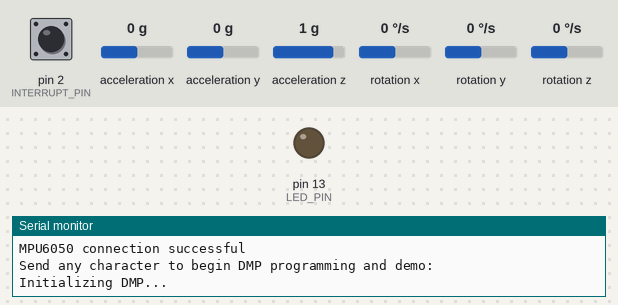
A sketch run on a simulated Arduino Uno, built with avr-gcc and run on an emulated ATmega328P. On the bench: output pins drawn as LEDs (lit = HIGH), the last lines printed to the serial monitor. The test bench sets the inputs (shaded band); at power-on: acceleration x 0 g, acceleration y 0 g, pin 2 (INTERRUPT_PIN) LOW, acceleration z 1 g, rotation x 0 °/s, rotation y 0 °/s, rotation z 0 °/s. The sensor or clock chip raises its interrupt line as the real part does.

Above: at 0.1 s.
At 0.53 s:
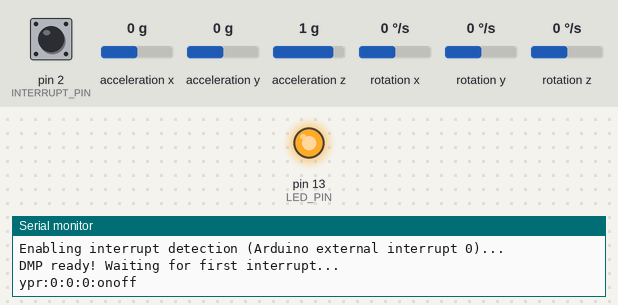
At 1.7 s:
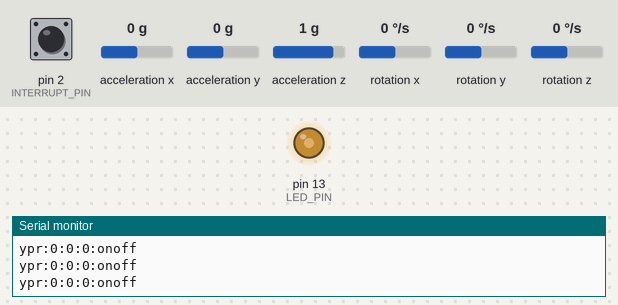
1.8 s: acceleration x set to -1.4 g
4.8 s: acceleration y set to -1.4 g
Timing chart, 0 to 7.8 s (numbered marks = the images above; inputs shaded):
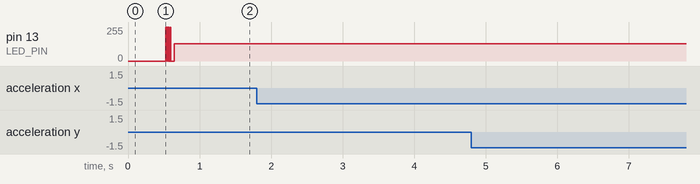

The sketch:

ino.ino
```cpp
#include "I2Cdev.h"
#include "MPU6050_6Axis_MotionApps20.h"
#include "Wire.h"
MPU6050 mpu;
#define OUTPUT_READABLE_YAWPITCHROLL
#define INTERRUPT_PIN 2  // use pin 2 on Arduino Uno & most boards
#define LED_PIN 13 // (Arduino is 13, Teensy is 11, Teensy++ is 6)
bool blinkState = false;
bool dmpReady = false;  // set true if DMP init was successful
uint8_t mpuIntStatus;   // holds actual interrupt status byte from MPU
uint8_t devStatus;      // return status after each device operation (0 = success, !0 = error)
uint16_t packetSize;    // expected DMP packet size (default is 42 bytes)
uint16_t fifoCount;     // count of all bytes currently in FIFO
uint8_t fifoBuffer[64]; // FIFO storage buffer
Quaternion q;           // [w, x, y, z]         quaternion container
VectorInt16 aa;         // [x, y, z]            accel sensor measurements
VectorInt16 aaReal;     // [x, y, z]            gravity-free accel sensor measurements
VectorInt16 aaWorld;    // [x, y, z]            world-frame accel sensor measurements
VectorFloat gravity;    // [x, y, z]            gravity vector
float euler[3];         // [psi, theta, phi]    Euler angle container
float ypr[3];           // [yaw, pitch, roll]   yaw/pitch/roll container and gravity vector
uint8_t teapotPacket[14] = { '$', 0x02, 0,0, 0,0, 0,0, 0,0, 0x00, 0x00, '\r', '\n' };
volatile bool mpuInterrupt = false;     // indicates whether MPU interrupt pin has gone high
void dmpDataReady() {
  mpuInterrupt = true;
}

void setup() {
  Wire.begin();
  Wire.setClock(400000); // 400kHz I2C clock. Comment this line if having compilation difficulties
  Serial.begin(115200);
  while (!Serial); // wait for Leonardo enumeration, others continue immediately
  Serial.println(F("Initializing I2C devices..."));
  mpu.initialize();
  pinMode(INTERRUPT_PIN, INPUT);
  Serial.println(F("Testing device connections..."));
  Serial.println(mpu.testConnection() ? F("MPU6050 connection successful") : F("MPU6050 connection failed"));
  Serial.println(F("\nSend any character to begin DMP programming and demo: "));
  Serial.println(F("Initializing DMP..."));
  devStatus = mpu.dmpInitialize();
  mpu.setXGyroOffset(220);
  mpu.setYGyroOffset(76);
  mpu.setZGyroOffset(-85);
  mpu.setZAccelOffset(1788); // 1688 factory default for my test chip
  if (devStatus == 0) {
    Serial.println(F("Enabling DMP..."));
    mpu.setDMPEnabled(true);
    Serial.println(F("Enabling interrupt detection (Arduino external interrupt 0)..."));
    // Serial.available() 지우고 인터럽트 발생시킴
    attachInterrupt(digitalPinToInterrupt(INTERRUPT_PIN), dmpDataReady, RISING);
    mpuIntStatus = mpu.getIntStatus();
    Serial.println(F("DMP ready! Waiting for first interrupt..."));
    dmpReady = true;
    packetSize = mpu.dmpGetFIFOPacketSize();
  } else {
    Serial.print(F("DMP Initialization failed (code "));
    Serial.print(devStatus);
    Serial.println(F(")"));
  }
  pinMode(LED_PIN, OUTPUT);
}

void loop() {
  if (!dmpReady) return;
  while (!mpuInterrupt && fifoCount < packetSize) {}
  mpuInterrupt = false;
  mpuIntStatus = mpu.getIntStatus();
  fifoCount = mpu.getFIFOCount();
  if ((mpuIntStatus & 0x10) || fifoCount == 1024) {
    mpu.resetFIFO();
    Serial.println(F("FIFO overflow!"));
  } else if (mpuIntStatus & 0x02) {
    while (fifoCount < packetSize) fifoCount = mpu.getFIFOCount();
    mpu.getFIFOBytes(fifoBuffer, packetSize);
    fifoCount -= packetSize;

    #ifdef OUTPUT_READABLE_YAWPITCHROLL
      // display Euler angles in degrees
      mpu.dmpGetQuaternion(&q, fifoBuffer);
      mpu.dmpGetGravity(&gravity, &q);
      mpu.dmpGetYawPitchRoll(ypr, &q, &gravity);
      Serial.print("ypr:");
      Serial.print(round(ypr[0] * 180/M_PI));
      Serial.print(":");
      Serial.print(round(ypr[1] * 180/M_PI));
      Serial.print(":");
      Serial.print(round(ypr[2] * 180/M_PI));
      Serial.print(":");
      Serial.println("onoff");

    #endif

    blinkState = !blinkState;
    digitalWrite(LED_PIN, blinkState);
  }
}
```
